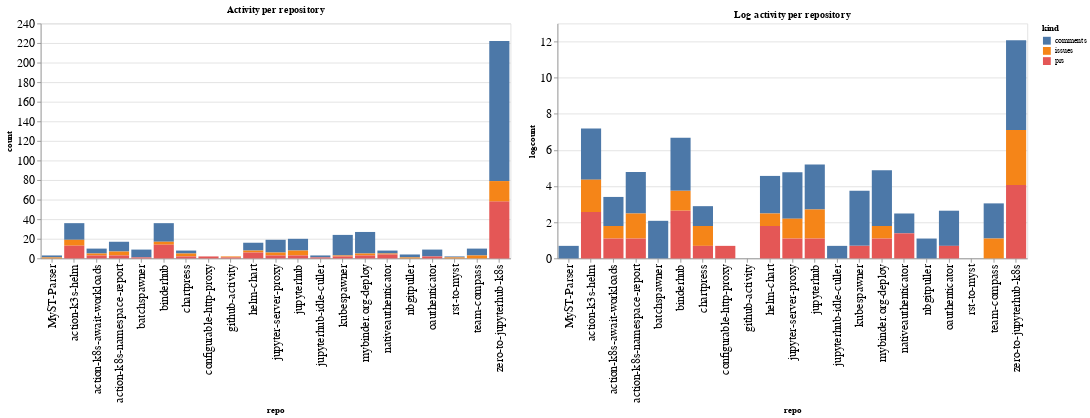

This figure's notebook cell:
### Code cell
ch1 = alt.Chart(repo_summaries, width=600, title="Activity per repository").mark_bar().encode(
    x='repo',
    y='count',
    color='kind',
    tooltip="kind"
)

ch2 = alt.Chart(repo_summaries, width=600, title="Log activity per repository").mark_bar().encode(
    x='repo',
    y='logcount',
    color='kind',
    tooltip="kind"
)

ch1 | ch2

### Figure 1 — Vega-Lite specification as saved in the notebook (floating-point values rounded to 4 significant figures)
{"config": {"axisLeft": {"labelFontSize": 15}, "axisBottom": {"labelFontSize": 15}}, "hconcat": [{"mark": "bar", "encoding": {"color": {"type": "nominal", "field": "kind"}, "tooltip": {"type": "nominal", "field": "kind"}, "x": {"type": "nominal", "field": "repo"}, "y": {"type": "quantitative", "field": "count"}}, "title": "Activity per repository", "width": 600}, {"mark": "bar", "encoding": {"color": {"type": "nominal", "field": "kind"}, "tooltip": {"type": "nominal", "field": "kind"}, "x": {"type": "nominal", "field": "repo"}, "y": {"type": "quantitative", "field": "logcount"}}, "title": "Log activity per repository", "width": 600}], "data": {"name": "data-d624fc59ca4c7d5a57caf9edc9be46c0"}, "$schema": "https://vega.github.io/schema/vega-lite/v4.8.1.json", "datasets": {"data-d624fc59ca4c7d5a57caf9edc9be46c0": [{"repo": "MyST-Parser", "kind": "comments", "count": 2, "logcount": 0.6931}, {"repo": "MyST-Parser", "kind": "issues", "count": 1, "logcount": 0.0}, {"repo": "action-k3s-helm", "kind": "comments", "count": 17, "logcount": 2.833}, {"repo": "action-k3s-helm", "kind": "issues", "count": 6, "logcount": 1.792}, {"repo": "action-k3s-helm", "kind": "prs", "count": 13, "logcount": 2.565}, {"repo": "action-k8s-await-workloads", "kind": "comments", "count": 5, "logcount": 1.609}, {"repo": "action-k8s-await-workloads", "kind": "issues", "count": 2, "logcount": 0.6931}, {"repo": "action-k8s-await-workloads", "kind": "prs", "count": 3, "logcount": 1.099}, {"repo": "action-k8s-namespace-report", "kind": "comments", "count": 10, "logcount": 2.303}, {"repo": "action-k8s-namespace-report", "kind": "issues", "count": 4, "logcount": 1.386}, {"repo": "action-k8s-namespace-report", "kind": "prs", "count": 3, "logcount": 1.099}, {"repo": "batchspawner", "kind": "comments", "count": 8, "logcount": 2.079}, {"repo": "batchspawner", "kind": "prs", "count": 1, "logcount": 0.0}, {"repo": "binderhub", "kind": "comments", "count": 19, "logcount": 2.944}, {"repo": "binderhub", "kind": "issues", "count": 3, "logcount": 1.099}, {"repo": "binderhub", "kind": "prs", "count": 14, "logcount": 2.639}, {"repo": "chartpress", "kind": "comments", "count": 3, "logcount": 1.099}, {"repo": "chartpress", "kind": "issues", "count": 3, "logcount": 1.099}, {"repo": "chartpress", "kind": "prs", "count": 2, "logcount": 0.6931}, {"repo": "configurable-http-proxy", "kind": "prs", "count": 2, "logcount": 0.6931}, {"repo": "github-activity", "kind": "issues", "count": 1, "logcount": 0.0}, {"repo": "github-activity", "kind": "prs", "count": 1, "logcount": 0.0}, {"repo": "helm-chart", "kind": "comments", "count": 8, "logcount": 2.079}, {"repo": "helm-chart", "kind": "issues", "count": 2, "logcount": 0.6931}, {"repo": "helm-chart", "kind": "prs", "count": 6, "logcount": 1.792}, {"repo": "jupyter-server-proxy", "kind": "comments", "count": 13, "logcount": 2.565}, {"repo": "jupyter-server-proxy", "kind": "issues", "count": 3, "logcount": 1.099}, {"repo": "jupyter-server-proxy", "kind": "prs", "count": 3, "logcount": 1.099}, {"repo": "jupyterhub", "kind": "comments", "count": 12, "logcount": 2.485}, {"repo": "jupyterhub", "kind": "issues", "count": 5, "logcount": 1.609}, {"repo": "jupyterhub", "kind": "prs", "count": 3, "logcount": 1.099}, {"repo": "jupyterhub-idle-culler", "kind": "comments", "count": 2, "logcount": 0.6931}, {"repo": "jupyterhub-idle-culler", "kind": "prs", "count": 1, "logcount": 0.0}, {"repo": "kubespawner", "kind": "comments", "count": 21, "logcount": 3.045}, {"repo": "kubespawner", "kind": "issues", "count": 1, "logcount": 0.0}, {"repo": "kubespawner", "kind": "prs", "count": 2, "logcount": 0.6931}, {"repo": "mybinder.org-deploy", "kind": "comments", "count": 22, "logcount": 3.091}, {"repo": "mybinder.org-deploy", "kind": "issues", "count": 2, "logcount": 0.6931}, {"repo": "mybinder.org-deploy", "kind": "prs", "count": 3, "logcount": 1.099}, {"repo": "nativeauthenticator", "kind": "comments", "count": 3, "logcount": 1.099}, {"repo": "nativeauthenticator", "kind": "issues", "count": 1, "logcount": 0.0}, {"repo": "nativeauthenticator", "kind": "prs", "count": 4, "logcount": 1.386}, {"repo": "nbgitpuller", "kind": "comments", "count": 3, "logcount": 1.099}, {"repo": "nbgitpuller", "kind": "issues", "count": 1, "logcount": 0.0}, {"repo": "oauthenticator", "kind": "comments", "count": 7, "logcount": 1.946}, {"repo": "oauthenticator", "kind": "prs", "count": 2, "logcount": 0.6931}, {"repo": "rst-to-myst", "kind": "comments", "count": 1, "logcount": 0.0}, {"repo": "rst-to-myst", "kind": "issues", "count": 1, "logcount": 0.0}, {"repo": "team-compass", "kind": "comments", "count": 7, "logcount": 1.946}, {"repo": "team-compass", "kind": "issues", "count": 3, "logcount": 1.099}, {"repo": "zero-to-jupyterhub-k8s", "kind": "comments", "count": 143, "logcount": 4.963}, {"repo": "zero-to-jupyterhub-k8s", "kind": "issues", "count": 21, "logcount": 3.045}, {"repo": "zero-to-jupyterhub-k8s", "kind": "prs", "count": 58, "logcount": 4.06}]}}
